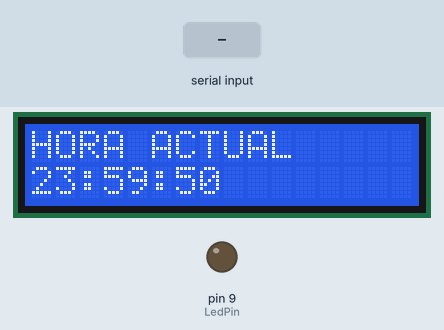
This sketch was run on a simulated Arduino Uno, built with avr-gcc and run on an emulated ATmega328P. Parts: 16×2 character LCD, output pins drawn as LEDs (lit = HIGH). Inputs (shaded band) come from the test bench. What the sketch prints to the serial monitor is not drawn.

Above: at 0.1 s.
At 1.2 s:
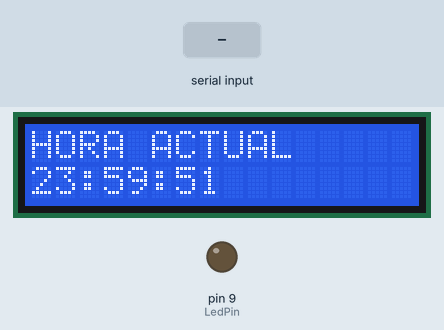
1.3 s: "1" received over Serial
At 2.8 s:
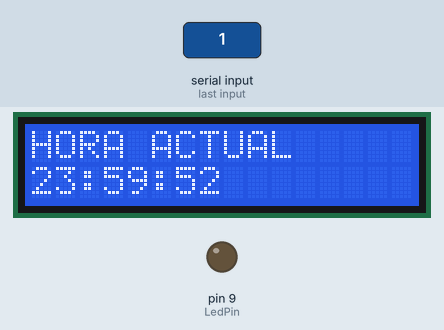
3.5 s: "0" received over Serial
6.5 s: "2" received over Serial
Timing chart, 0 to 9.5 s (numbered marks = the images above; inputs shaded):
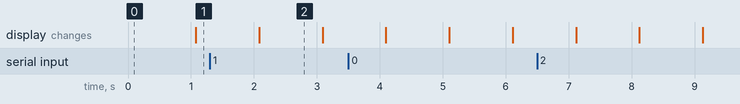

Measured:
- what the display in image 2 shows lasts 1.0 s, from 2.1 s to 3.1 s

The sketch:

reloj.ino
```cpp
#include <Time.h>
#include <TimeLib.h>
#include <LiquidCrystal.h>
//SERIAL READ
int LedPin = 9;
const int rs = 12, en = 11, d4 = 5, d5 = 4, d6 = 3, d7 = 2;
LiquidCrystal lcd(rs, en, d4, d5, d6, d7);
int sensorPin = A0;
int sensorValue = 0,tiempo = 0;
float volt,temp,maxi=0,mini=0;
float valorApagado = 40;
float valorEncendido = 30;
String value="",hora="",minuto="",segundo="";
int minutos=0,horas=0,segundos=0,incomingByte=0;

void setup() {
  pinMode(LedPin, OUTPUT);
  lcd.begin(16, 2);
  Serial.begin(9600);
  setTime(23,59,50,20,03,2018);
}

void loop() {

  time_t t = now();

  lcd.setCursor(0,0);
  lcd.print("HORA ACTUAL");

  // send data only when you receive data:
  if (Serial.available() > 0) {
    incomingByte = Serial.read();
    Serial.print("Set hours: ");
    value = value + char(incomingByte);
    if(value.length() >= 2 ){
      hora = value;
      value = "";
      Serial.println(hora);
      incomingByte = Serial.read();
      Serial.print("Set minutes: ");
      value = value + char(incomingByte);
      if(value.length() >= 2 ){
        minuto = value;
        value = "";
        Serial.println(minuto);
        incomingByte = Serial.read();
        Serial.print("Set seconds: ");
        value = value + char(incomingByte);
      }
    }
  }

  lcd.setCursor(0,1);

  if(hour(t)<10){
    lcd.print("0");
    lcd.print(hour(t));

  }
  else{
    lcd.print(hour(t));
  }

  if(minute(t)<10){
    lcd.print(":0");
    lcd.print(minute(t));
  }
  else{
    lcd.print(":");
    lcd.print(minute(t));
  }
  if(second(t)<10){
    lcd.print(":0");
    lcd.print(second(t));
  }
  else{
    lcd.print(":");
    lcd.print(second(t));
  }
  delay(1000);
}
```
